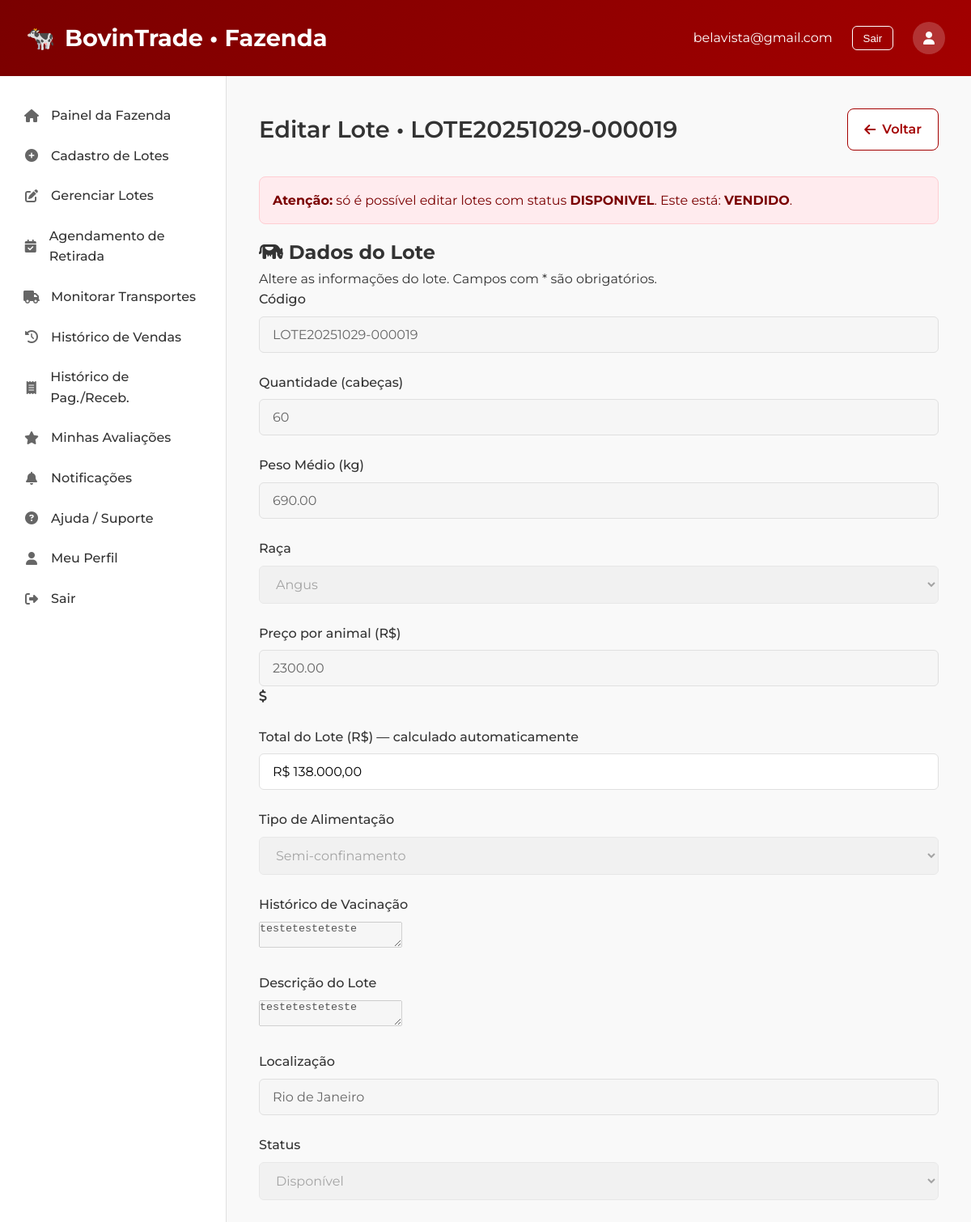
The page /editar-lote.php?id=19 (signed in) on the database its author committed.
### tables this page shows
CREATE TABLE `lote_bois` (
  `id` bigint(20) UNSIGNED NOT NULL,
  `fazenda_id` bigint(20) UNSIGNED NOT NULL,
  `codigo_lote` varchar(32) NOT NULL,
  `created_at` timestamp NOT NULL DEFAULT current_timestamp(),
  `updated_at` timestamp NOT NULL DEFAULT current_timestamp() ON UPDATE current_timestamp(),
  `quantidade` int(10) UNSIGNED NOT NULL,
  `peso_medio_kg` decimal(7,2) NOT NULL,
  `raca` varchar(100) NOT NULL,
  `preco` decimal(12,2) NOT NULL,
  `historico_vacinacao` text NOT NULL,
  `tipo_alimentacao` varchar(100) NOT NULL,
  `descricao` text DEFAULT NULL,
  `status` enum('DISPONIVEL','EM_NEGOCIACAO','VENDIDO','INATIVO') NOT NULL DEFAULT 'DISPONIVEL',
  `localizacao` varchar(100) NOT NULL DEFAULT 'ND',
  `preco_total` decimal(10,2) NOT NULL DEFAULT 0.00,
  `imagem` varchar(255) DEFAULT NULL
);

### editar-lote.php (the view, shortened to what this page needs)
<?php
require_once 'config.php';
$email = $_SESSION['usuario']['email'] ?? '';
$fazendaId = (int)($_SESSION['usuario']['id'] ?? 0);
function e($s){ return htmlspecialchars((string)$s, ENT_QUOTES | ENT_SUBSTITUTE, 'UTF-8'); }
function old($k, $def=''){ return e($_POST[$k] ?? $def); }
$loteId = max(0, (int)($_GET['id'] ?? 0));
try {
  $stmt = $pdo->prepare("
    SELECT id, codigo_lote, fazenda_id, quantidade, peso_medio_kg, raca, preco,
           historico_vacinacao, tipo_alimentacao, descricao, status, localizacao,
           preco_total, created_at, updated_at
      FROM lote_bois
     WHERE id = ? AND fazenda_id = ?
     LIMIT 1
  ");
  $stmt->execute([$loteId, $fazendaId]);
  $lote = $stmt->fetch(PDO::FETCH_ASSOC);
} catch (Throwable $e) {
  die('Erro ao carregar lote.');
}
$editable = ($lote['status'] === 'DISPONIVEL');
$dis = $editable ? '' : 'disabled';
?>
<!DOCTYPE html>
<html lang="pt-br">
<head>
  <link rel="stylesheet" href="https://cdnjs.cloudflare.com/ajax/libs/font-awesome/6.4.0/css/all.min.css">
</head>
<body>
<header>
  <div class="logo">
    🐄
    <span>BovinTrade • Fazenda</span>
  </div>
  <div class="user-menu">
    <span><?php echo $email; ?></span>
    <form action="logout.php" method="post" style="display:inline;">
      <button type="submit" style="background:none; border:1px solid #fff; color:white; cursor:pointer; padding:.4rem .8rem; border-radius:6px;">Sair</button>
    </form>
    <div class="user-avatar"><i class="fas fa-user"></i></div>
  </div>
</header>
<div class="container">
  <aside class="sidebar">
        <ul class="sidebar-menu">
            <a href="02-painel-fazenda.php" class="menu-item <?= $current_page === '02-painel-fazenda.php' ? 'active' : '' ?>">
                <i class="fas fa-home"></i><span>Painel da Fazenda</span>
            </a>
            <a href="03-cadastro-lote.php" class="menu-item <?= $current_page === '03-cadastro-lote.php' ? 'active' : '' ?>">
                <i class="fas fa-plus-circle"></i><span>Cadastro de Lotes</span>
            </a>
            <a href="gerenciar-lotes.php" class="menu-item <?= $current_page === 'gerenciar-lotes.php' ? 'active' : '' ?>">
                <i class="fas fa-edit"></i><span>Gerenciar Lotes</span>
            </a>
            <a href="agendar-transporte-f.php" class="menu-item <?= $current_page === 'agendar-retirada.php' ? 'active' : '' ?>">
                <i class="fas fa-calendar-check"></i><span>Agendamento de Retirada</span>
            </a>
              <a href="monitorar-transportes-faz.php" class="menu-item">
                <i class="fas fa-truck"></i><span>Monitorar Transportes</span>
            </a>
            <a href="05-historico-vendas.php" class="menu-item <?= $current_page === '05-historico-vendas.php' ? 'active' : '' ?>">
                <i class="fas fa-history"></i><span>Histórico de Vendas</span>
            </a>
            <a href="06-historico-pgtorec.php" class="menu-item <?= $current_page === '06-historico-pgtorec.php' ? 'active' : '' ?>">
                <i class="fas fa-receipt"></i><span>Histórico de Pag./Receb.</span>
            </a>
            <a href="minhas-avaliacoes-fazenda.php" class="menu-item <?= $current_page === 'minhas-avaliacoes-fazenda.php' ? 'active' : '' ?>">
                <i class="fas fa-star"></i><span>Minhas Avaliações</span>
            </a>
            <a href="notificacoes-fazenda.php" class="menu-item <?= $current_page === 'notificacoes-fazenda.php' ? 'active' : '' ?>">
                <i class="fas fa-bell"></i><span>Notificações</span>
            </a>
            <a href="17-ajudafz.php" class="menu-item <?= $current_page === '17-ajudafz.php' ? 'active' : '' ?>">
                <i class="fas fa-question-circle"></i><span>Ajuda / Suporte</span>
            </a>
            <a href="01-meu-perfil-fazenda.php" class="menu-item <?= $current_page === '01-meu-perfil-fazenda.php' ? 'active' : '' ?>">
                <i class="fas fa-user"></i><span>Meu Perfil</span>
            </a>
            <a href="logout.php" class="menu-item">
                <i class="fas fa-sign-out-alt"></i><span>Sair</span>
            </a>
        </ul>
    </aside>
  <main class="main">
    <div class="dashboard-header">
      <h1 class="dashboard-title">Editar Lote • <?= e($lote['codigo_lote']) ?></h1>
      <div>
        <a class="btn btn-outline" href="gerenciar-lotes.php"><i class="fa fa-arrow-left"></i> Voltar</a>
      </div>
    </div>
    <div class="form-container">
      <?php if (!$editable): ?>
        <div class="alert alert-error"><strong>Atenção:</strong> só é possível editar lotes com status <b>DISPONIVEL</b>. Este está: <b><?= e($lote['status']) ?></b>.</div>
      <?php endif; ?>
      <form method="post" action="">
        <h2 class="form-title"><i class="fas fa-cow"></i> Dados do Lote</h2>
        <p class="form-description">Altere as informações do lote. Campos com * são obrigatórios.</p>
        <div class="form-group">
          <label class="form-label">Código</label>
          <input class="form-control" value="<?= e($lote['codigo_lote']) ?>" disabled>
        </div>
        <div class="form-row">
          <div class="form-col">
            <div class="form-group">
              <label for="quantidade" class="form-label required">Quantidade (cabeças)</label>
              <input type="number" id="quantidade" name="quantidade" class="form-control"
                     placeholder="Ex: 50" value="<?= old('quantidade', $lote['quantidade']) ?>"
                     min="1" required <?= $dis ?>>
            </div>
          </div>
          <div class="form-col">
            <div class="form-group">
              <label for="peso_medio" class="form-label required">Peso Médio (kg)</label>
              <input type="number" id="peso_medio" name="peso_medio" class="form-control"
                     step="0.01" placeholder="Ex: 450"
                     value="<?= old('peso_medio', $lote['peso_medio_kg']) ?>" min="0.01" required <?= $dis ?>>
            </div>
          </div>
        </div>
        <div class="form-row">
          <div class="form-col">
            <div class="form-group">
              <label for="raca" class="form-label required">Raça</label>
              <select id="raca" name="raca" class="form-select" required <?= $dis ?>>
                <?php
                  $racas = ['Nelore','Angus','Brahman','Hereford'];
                  $sel = old('raca', $lote['raca']);
                  foreach ($racas as $r) echo '<option '.($sel===$r?'selected':'').'>'.e($r).'</option>';
                ?>
              </select>
            </div>
          </div>
          <div class="form-col">
            <div class="form-group">
              <label for="preco" class="form-label required">Preço por animal (R$)</label>
              <div class="input-with-icon">
                <input type="number" id="preco" name="preco" class="form-control" step="0.01"
                       placeholder="Ex: 2500" value="<?= old('preco', $lote['preco']) ?>"
                       min="0" required <?= $dis ?>>
                <i class="fas fa-dollar-sign"></i>
              </div>
            </div>
          </div>
        </div>
        <div class="form-group">
          <label class="form-label">Total do Lote (R$) — calculado automaticamente</label>
          <input type="text" id="total_lote" class="form-control"
                 value="R$ <?= number_format((float)($lote['preco'])* (int)($lote['quantidade']), 2, ',', '.') ?>"
                 readonly>
        </div>
        <div class="form-group">
          <label for="alimentacao" class="form-label required">Tipo de Alimentação</label>
          <select id="alimentacao" name="alimentacao" class="form-select" required <?= $dis ?>>
            <?php
              $alims = ['Pastagem','Confinamento','Semi-confinamento'];
              $selA = old('alimentacao', $lote['tipo_alimentacao']);
              foreach ($alims as $a) echo '<option '.($selA===$a?'selected':'').'>'.e($a).'</option>';
            ?>
          </select>
        </div>
        <div class="form-group">
          <label for="vacinas" class="form-label required">Histórico de Vacinação</label>
          <textarea id="vacinas" name="vacinas" class="form-control form-textarea"
                    placeholder="Descreva as vacinas aplicadas..." required <?= $dis ?>><?= old('vacinas', $lote['historico_vacinacao']) ?></textarea>
        </div>
        <div class="form-group">
          <label for="descricao" class="form-label">Descrição do Lote</label>
          <textarea id="descricao" name="descricao" class="form-control form-textarea"
                    placeholder="Informações adicionais..." <?= $dis ?>><?= old('descricao', $lote['descricao']) ?></textarea>
        </div>
        <div class="form-row">
          <div class="form-col">
            <div class="form-group">
              <label class="form-label">Localização</label>
              <input class="form-control" value="<?= e($lote['localizacao'] ?? '') ?>" disabled>
            </div>
          </div>
          <div class="form-col">
            <div class="form-group">
              <label for="status" class="form-label required">Status</label>
              <select id="status" name="status" class="form-select" required <?= $dis ?>>
                <?php
                  $opts = ['DISPONIVEL'=>'Disponível','EM_NEGOCIACAO'=>'Em negociação','INATIVO'=>'Inativo'];
                  $selStatus = old('status', $lote['status']);
                  foreach ($opts as $val=>$lbl) {
                    echo '<option value="'.e($val).'" '.($selStatus===$val?'selected':'').'>'.e($lbl).'</option>';
                  }
                ?>
              </select>
            </div>
          </div>
        </div>
      </form>
    </div>
  </main>
</div>
</body>
</html>

### editar-lote.php (style rules this page uses)
:root { --primary:#a30000; --primary-dark:#7a0000; --text:#333; --text-light:#666; --background:#fff; --border:#e0e0e0; }
* { box-sizing:border-box; margin:0; padding:0; }
html,body { font-family:'Montserrat',sans-serif; background:#fff; color:#333; height:100%; max-width:100vw; overflow-x:hidden; line-height:1.6; }
header { background:linear-gradient(135deg,var(--primary-dark),var(--primary)); color:#fff; padding:1.5rem 2rem; display:flex; justify-content:space-between; align-items:center; box-shadow:0 4px 12px rgba(0,0,0,.1); }
.logo { font-size:1.8rem; font-weight:700; display:flex; align-items:center; gap:.75rem; }
.user-menu { display:flex; align-items:center; gap:1.5rem; }
.user-menu form button { background:none; border:1px solid #fff; color:#fff; padding:.4rem .8rem; border-radius:6px; cursor:pointer; }
.user-avatar { width:40px; height:40px; border-radius:50%; background:rgba(255,255,255,.2); display:flex; align-items:center; justify-content:center; }
.container { display:flex; min-height:calc(100vh - 76px); }
.sidebar { width:280px; background:#fff; border-right:1px solid var(--border); padding:1.5rem 0; box-shadow:2px 0 8px rgba(0,0,0,.05); }
.sidebar-menu { list-style:none; }
.menu-item { padding:.75rem 1.5rem; display:flex; align-items:center; gap:.75rem; color:#333; text-decoration:none; font-weight:500; border-left:3px solid transparent; transition:.2s; }
.menu-item i { width:24px; text-align:center; color:var(--text-light); }
.main { flex:1; padding:2.5rem; background:#f9f9f9; overflow-y:auto; }
.dashboard-header { display:flex; justify-content:space-between; align-items:center; margin-bottom:2rem; }
.dashboard-title { font-size:1.8rem; font-weight:600; }
.form-group { margin-bottom:1.5rem; }
label { display:block; margin-bottom:.5rem; font-weight:500; }
input, select { width:100%; padding:.75rem 1rem; border:1px solid var(--border); border-radius:6px; font-family:'Montserrat',sans-serif; font-size:1rem; }
input[disabled] { background:#f6f6f6; color:#666; }
.btn { padding:.75rem 1.25rem; border-radius:8px; font-weight:600; cursor:pointer; border:1px solid var(--primary); background:#fff; color:var(--primary); text-decoration:none; display:inline-flex; align-items:center; gap:.5rem; }
.alert { padding:1rem; border-radius:8px; margin:0 0 1rem 0; }
.alert-error { background:#ffebee; border:1px solid #ffcdd2; color:#7a0000; }

### rows shown on the page
lote_bois: codigo_lote "LOTE20251029-000019", status "VENDIDO", quantidade "60", peso_medio "690.00", preco "2300.00", preco+quantidade "R$ 138.000,00", vacinas "testetesteteste", descricao "testetesteteste", localizacao "Rio de Janeiro", status "Disponível"

### other values the page prints
$email "belavista@gmail.com"
form field raca "Angus"
form field alimentacao "Semi-confinamento"
